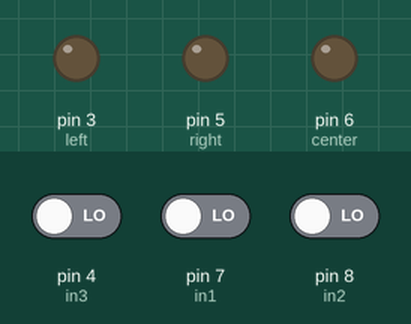
The sketch below on a simulated Arduino Uno, built with avr-gcc and run on an emulated ATmega328P. On the bench: output pins drawn as LEDs (lit = HIGH). The inputs (shaded band) are chosen by the test bench; at power-on: pin 4 (in3) LOW, pin 7 (in1) LOW, pin 8 (in2) LOW.

Above: at 1.2 s.
1.3 s: pin 4 (in3) driven HIGH
At 2.74 s:
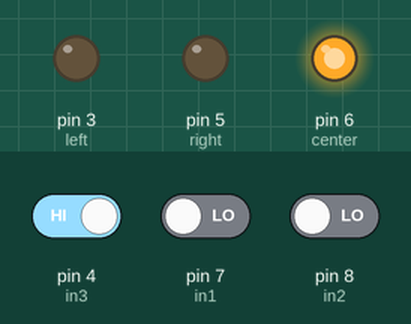
Timing chart, 0 to 10.3 s (numbered marks = the images above; inputs shaded):
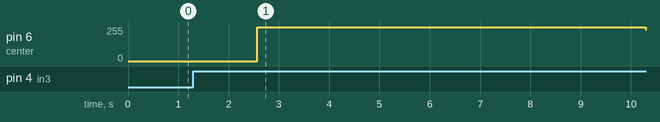

The sketch:

goled.ino
```cpp
int in3 = 4;
int in2 = 8;
int in1 = 7;
int left = 3;
int right = 5;
int center = 6;
int timer;
void setup() {
  pinMode(in1,INPUT);
  pinMode(in2,INPUT);
  pinMode(left,OUTPUT);
  pinMode(right,OUTPUT);
  pinMode(center,OUTPUT);
}

void loop() {
  if (digitalRead(in3) == HIGH) {
          roll(center);
  }
  if (digitalRead(in1) == HIGH) {
    roll(right);
  }
  if (digitalRead(in2) == HIGH) {
    roll(left);
  }
  }
void roll(int out) {
  for(int y = 0;y < 7;y++) {
   for(int i = 0;i < 255;i++) {
            analogWrite(out,i);
            delay(5);
   }
   delay(50);
          for(int i = 0;i < 255;i++) {
          analogWrite(out,255-i);
          delay(5);
  }
}
  digitalWrite(out,LOW);
}
```

Measured:
- after the input at 1.3 s, pin 6 (center): 0/255 → 254/255 after 1.3 s, → 236/255 7.7 s later
